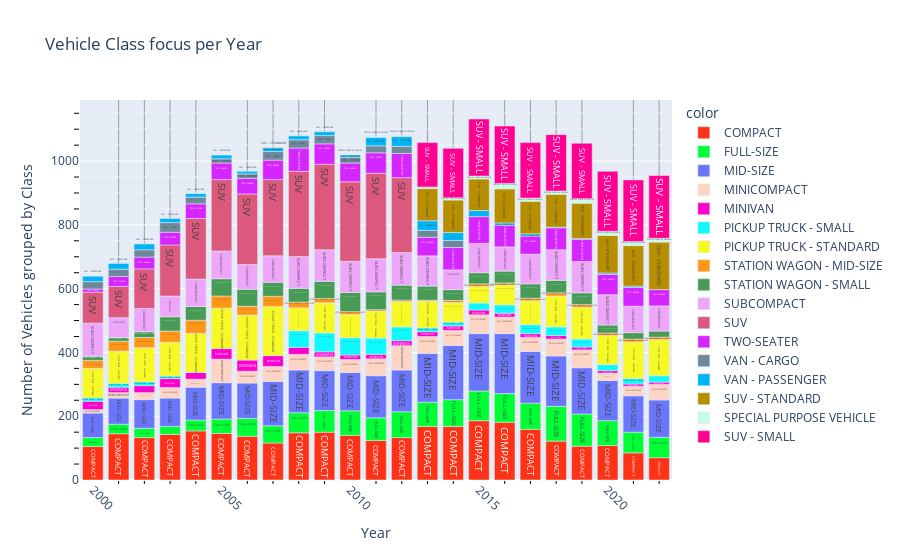

Notebook code for this chart:
### Code cell
Year = [x[0] for x in data_to_display.index]
Count = data_to_display['ID']['count'].values.tolist()
VehicleClass = [x[1] for x in data_to_display.index]
text = VehicleClass

fig = px.bar(x=Year, 
             y=Count, 
             color=VehicleClass, 
             color_discrete_sequence=px.colors.qualitative.Light24,
             title="Vehicle Class focus per Year",
             text=VehicleClass
             ) 

fig.update_layout(xaxis_title='Year',
                  yaxis_title='Number of Vehicles grouped by Class',
                  )

fig.update_xaxes(tickangle=45,minor=dict(tickcolor="black", showgrid=True))
fig.update_yaxes(minor=dict(ticklen=5, tickcolor="black", showgrid=True))
fig.update_layout(hovermode='closest')
fig.update_traces(hovertemplate= "<b>Class: %{text}</b><br>" + "Year: %{x}</br>" + "Count: %{y}<br>", selector=dict(type='bar'))

fig.show()

### Figure 1 — Plotly figure (JSON) as saved in the notebook; plotly's stock layout.template omitted (floating-point values rounded to 4 significant figures)
{"data": [{"alignmentgroup": "True", "hovertemplate": "<b>Class: %{text}</b><br>Year: %{x}</br>Count: %{y}<br>", "legendgroup": "COMPACT", "marker": {"color": "#FD3216", "pattern": {"shape": ""}}, "name": "COMPACT", "offsetgroup": "COMPACT", "orientation": "v", "showlegend": true, "text": ["COMPACT", "COMPACT", "COMPACT", "COMPACT", "COMPACT", "COMPACT", "COMPACT", "COMPACT", "COMPACT", "COMPACT", "COMPACT", "COMPACT", "COMPACT", "COMPACT", "COMPACT", "COMPACT", "COMPACT", "COMPACT", "COMPACT", "COMPACT", "COMPACT", "COMPACT", "COMPACT"], "textposition": "auto", "type": "bar", "x": [2000, 2001, 2002, 2003, 2004, 2005, 2006, 2007, 2008, 2009, 2010, 2011, 2012, 2013, 2014, 2015, 2016, 2017, 2018, 2019, 2020, 2021, 2022], "xaxis": "x", "y": [105, 145, 133, 143, 154, 146, 137, 116, 148, 150, 140, 124, 133, 168, 168, 186, 181, 159, 122, 106, 108, 85, 70], "yaxis": "y"}, {"alignmentgroup": "True", "hovertemplate": "<b>Class: %{text}</b><br>Year: %{x}</br>Count: %{y}<br>", "legendgroup": "FULL-SIZE", "marker": {"color": "#00FE35", "pattern": {"shape": ""}}, "name": "FULL-SIZE", "offsetgroup": "FULL-SIZE", "orientation": "v", "showlegend": true, "text": ["FULL-SIZE", "FULL-SIZE", "FULL-SIZE", "FULL-SIZE", "FULL-SIZE", "FULL-SIZE", "FULL-SIZE", "FULL-SIZE", "FULL-SIZE", "FULL-SIZE", "FULL-SIZE", "FULL-SIZE", "FULL-SIZE", "FULL-SIZE", "FULL-SIZE", "FULL-SIZE", "FULL-SIZE", "FULL-SIZE", "FULL-SIZE", "FULL-SIZE", "FULL-SIZE", "FULL-SIZE", "FULL-SIZE"], "textposition": "auto", "type": "bar", "x": [2000, 2001, 2002, 2003, 2004, 2005, 2006, 2007, 2008, 2009, 2010, 2011, 2012, 2013, 2014, 2015, 2016, 2017, 2018, 2019, 2020, 2021, 2022], "xaxis": "x", "y": [28, 30, 29, 25, 34, 45, 56, 54, 63, 68, 77, 71, 81, 76, 84, 93, 90, 82, 109, 101, 78, 65, 64], "yaxis": "y"}, {"alignmentgroup": "True", "hovertemplate": "<b>Class: %{text}</b><br>Year: %{x}</br>Count: %{y}<br>", "legendgroup": "MID-SIZE", "marker": {"color": "#6A76FC", "pattern": {"shape": ""}}, "name": "MID-SIZE", "offsetgroup": "MID-SIZE", "orientation": "v", "showlegend": true, "text": ["MID-SIZE", "MID-SIZE", "MID-SIZE", "MID-SIZE", "MID-SIZE", "MID-SIZE", "MID-SIZE", "MID-SIZE", "MID-SIZE", "MID-SIZE", "MID-SIZE", "MID-SIZE", "MID-SIZE", "MID-SIZE", "MID-SIZE", "MID-SIZE", "MID-SIZE", "MID-SIZE", "MID-SIZE", "MID-SIZE", "MID-SIZE", "MID-SIZE", "MID-SIZE"], "textposition": "auto", "type": "bar", "x": [2000, 2001, 2002, 2003, 2004, 2005, 2006, 2007, 2008, 2009, 2010, 2011, 2012, 2013, 2014, 2015, 2016, 2017, 2018, 2019, 2020, 2021, 2022], "xaxis": "x", "y": [77, 82, 90, 89, 103, 114, 111, 139, 134, 125, 120, 132, 131, 153, 170, 180, 188, 162, 158, 145, 126, 114, 117], "yaxis": "y"}, {"alignmentgroup": "True", "hovertemplate": "<b>Class: %{text}</b><br>Year: %{x}</br>Count: %{y}<br>", "legendgroup": "MINICOMPACT", "marker": {"color": "#FED4C4", "pattern": {"shape": ""}}, "name": "MINICOMPACT", "offsetgroup": "MINICOMPACT", "orientation": "v", "showlegend": true, "text": ["MINICOMPACT", "MINICOMPACT", "MINICOMPACT", "MINICOMPACT", "MINICOMPACT", "MINICOMPACT", "MINICOMPACT", "MINICOMPACT", "MINICOMPACT", "MINICOMPACT", "MINICOMPACT", "MINICOMPACT", "MINICOMPACT", "MINICOMPACT", "MINICOMPACT", "MINICOMPACT", "MINICOMPACT", "MINICOMPACT", "MINICOMPACT", "MINICOMPACT", "MINICOMPACT", "MINICOMPACT", "MINICOMPACT"], "textposition": "auto", "type": "bar", "x": [2000, 2001, 2002, 2003, 2004, 2005, 2006, 2007, 2008, 2009, 2010, 2011, 2012, 2013, 2014, 2015, 2016, 2017, 2018, 2019, 2020, 2021, 2022], "xaxis": "x", "y": [11, 17, 22, 33, 25, 74, 37, 47, 49, 43, 41, 53, 76, 53, 47, 59, 52, 44, 53, 56, 23, 30, 49], "yaxis": "y"}, {"alignmentgroup": "True", "hovertemplate": "<b>Class: %{text}</b><br>Year: %{x}</br>Count: %{y}<br>", "legendgroup": "MINIVAN", "marker": {"color": "#FE00CE", "pattern": {"shape": ""}}, "name": "MINIVAN", "offsetgroup": "MINIVAN", "orientation": "v", "showlegend": true, "text": ["MINIVAN", "MINIVAN", "MINIVAN", "MINIVAN", "MINIVAN", "MINIVAN", "MINIVAN", "MINIVAN", "MINIVAN", "MINIVAN", "MINIVAN", "MINIVAN", "MINIVAN", "MINIVAN", "MINIVAN", "MINIVAN", "MINIVAN", "MINIVAN", "MINIVAN", "MINIVAN", "MINIVAN", "MINIVAN", "MINIVAN"], "textposition": "auto", "type": "bar", "x": [2000, 2001, 2002, 2003, 2004, 2005, 2006, 2007, 2008, 2009, 2010, 2011, 2012, 2013, 2014, 2015, 2016, 2017, 2018, 2019, 2020, 2021, 2022], "xaxis": "x", "y": [26, 17, 22, 28, 21, 33, 35, 34, 22, 16, 14, 14, 16, 15, 14, 15, 12, 12, 11, 9, 8, 7, 7], "yaxis": "y"}, {"alignmentgroup": "True", "hovertemplate": "<b>Class: %{text}</b><br>Year: %{x}</br>Count: %{y}<br>", "legendgroup": "PICKUP TRUCK - SMALL", "marker": {"color": "#0DF9FF", "pattern": {"shape": ""}}, "name": "PICKUP TRUCK - SMALL", "offsetgroup": "PICKUP TRUCK - SMALL", "orientation": "v", "showlegend": true, "text": ["PICKUP TRUCK - SMALL", "PICKUP TRUCK - SMALL", "PICKUP TRUCK - SMALL", "PICKUP TRUCK - SMALL", "PICKUP TRUCK - SMALL", "PICKUP TRUCK - SMALL", "PICKUP TRUCK - SMALL", "PICKUP TRUCK - SMALL", "PICKUP TRUCK - SMALL", "PICKUP TRUCK - SMALL", "PICKUP TRUCK - SMALL", "PICKUP TRUCK - SMALL", "PICKUP TRUCK - SMALL", "PICKUP TRUCK - SMALL", "PICKUP TRUCK - SMALL", "PICKUP TRUCK - SMALL", "PICKUP TRUCK - SMALL", "PICKUP TRUCK - SMALL", "PICKUP TRUCK - SMALL", "PICKUP TRUCK - SMALL"], "textposition": "auto", "type": "bar", "x": [2000, 2001, 2002, 2003, 2004, 2008, 2009, 2010, 2011, 2012, 2013, 2014, 2015, 2016, 2017, 2018, 2019, 2020, 2021, 2022], "xaxis": "x", "y": [11, 12, 12, 8, 1, 52, 59, 54, 51, 43, 12, 12, 22, 26, 28, 27, 25, 19, 17, 20], "yaxis": "y"}, {"alignmentgroup": "True", "hovertemplate": "<b>Class: %{text}</b><br>Year: %{x}</br>Count: %{y}<br>", "legendgroup": "PICKUP TRUCK - STANDARD", "marker": {"color": "#F6F926", "pattern": {"shape": ""}}, "name": "PICKUP TRUCK - STANDARD", "offsetgroup": "PICKUP TRUCK - STANDARD", "orientation": "v", "showlegend": true, "text": ["PICKUP TRUCK - STANDARD", "PICKUP TRUCK - STANDARD", "PICKUP TRUCK - STANDARD", "PICKUP TRUCK - STANDARD", "PICKUP TRUCK - STANDARD", "PICKUP TRUCK - STANDARD", "PICKUP TRUCK - STANDARD", "PICKUP TRUCK - STANDARD", "PICKUP TRUCK - STANDARD", "PICKUP TRUCK - STANDARD", "PICKUP TRUCK - STANDARD", "PICKUP TRUCK - STANDARD", "PICKUP TRUCK - STANDARD", "PICKUP TRUCK - STANDARD", "PICKUP TRUCK - STANDARD", "PICKUP TRUCK - STANDARD", "PICKUP TRUCK - STANDARD", "PICKUP TRUCK - STANDARD", "PICKUP TRUCK - STANDARD", "PICKUP TRUCK - STANDARD", "PICKUP TRUCK - STANDARD", "PICKUP TRUCK - STANDARD", "PICKUP TRUCK - STANDARD"], "textposition": "auto", "type": "bar", "x": [2000, 2001, 2002, 2003, 2004, 2005, 2006, 2007, 2008, 2009, 2010, 2011, 2012, 2013, 2014, 2015, 2016, 2017, 2018, 2019, 2020, 2021, 2022], "xaxis": "x", "y": [92, 101, 107, 106, 122, 127, 141, 154, 72, 95, 73, 85, 79, 84, 62, 52, 62, 75, 97, 99, 91, 115, 113], "yaxis": "y"}, {"alignmentgroup": "True", "hovertemplate": "<b>Class: %{text}</b><br>Year: %{x}</br>Count: %{y}<br>", "legendgroup": "STATION WAGON - MID-SIZE", "marker": {"color": "#FF9616", "pattern": {"shape": ""}}, "name": "STATION WAGON - MID-SIZE", "offsetgroup": "STATION WAGON - MID-SIZE", "orientation": "v", "showlegend": true, "text": ["STATION WAGON - MID-SIZE", "STATION WAGON - MID-SIZE", "STATION WAGON - MID-SIZE", "STATION WAGON - MID-SIZE", "STATION WAGON - MID-SIZE", "STATION WAGON - MID-SIZE", "STATION WAGON - MID-SIZE", "STATION WAGON - MID-SIZE", "STATION WAGON - MID-SIZE", "STATION WAGON - MID-SIZE", "STATION WAGON - MID-SIZE", "STATION WAGON - MID-SIZE", "STATION WAGON - MID-SIZE", "STATION WAGON - MID-SIZE", "STATION WAGON - MID-SIZE", "STATION WAGON - MID-SIZE", "STATION WAGON - MID-SIZE", "STATION WAGON - MID-SIZE", "STATION WAGON - MID-SIZE", "STATION WAGON - MID-SIZE", "STATION WAGON - MID-SIZE", "STATION WAGON - MID-SIZE", "STATION WAGON - MID-SIZE"], "textposition": "auto", "type": "bar", "x": [2000, 2001, 2002, 2003, 2004, 2005, 2006, 2007, 2008, 2009, 2010, 2011, 2012, 2013, 2014, 2015, 2016, 2017, 2018, 2019, 2020, 2021, 2022], "xaxis": "x", "y": [25, 31, 32, 35, 41, 38, 28, 32, 18, 13, 9, 4, 5, 3, 6, 8, 7, 8, 10, 9, 8, 9, 8], "yaxis": "y"}, {"alignmentgroup": "True", "hovertemplate": "<b>Class: %{text}</b><br>Year: %{x}</br>Count: %{y}<br>", "legendgroup": "STATION WAGON - SMALL", "marker": {"color": "#479B55", "pattern": {"shape": ""}}, "name": "STATION WAGON - SMALL", "offsetgroup": "STATION WAGON - SMALL", "orientation": "v", "showlegend": true, "text": ["STATION WAGON - SMALL", "STATION WAGON - SMALL", "STATION WAGON - SMALL", "STATION WAGON - SMALL", "STATION WAGON - SMALL", "STATION WAGON - SMALL", "STATION WAGON - SMALL", "STATION WAGON - SMALL", "STATION WAGON - SMALL", "STATION WAGON - SMALL", "STATION WAGON - SMALL", "STATION WAGON - SMALL", "STATION WAGON - SMALL", "STATION WAGON - SMALL", "STATION WAGON - SMALL", "STATION WAGON - SMALL", "STATION WAGON - SMALL", "STATION WAGON - SMALL", "STATION WAGON - SMALL", "STATION WAGON - SMALL", "STATION WAGON - SMALL", "STATION WAGON - SMALL", "STATION WAGON - SMALL"], "textposition": "auto", "type": "bar", "x": [2000, 2001, 2002, 2003, 2004, 2005, 2006, 2007, 2008, 2009, 2010, 2011, 2012, 2013, 2014, 2015, 2016, 2017, 2018, 2019, 2020, 2021, 2022], "xaxis": "x", "y": [13, 12, 18, 45, 43, 54, 53, 44, 43, 54, 60, 56, 47, 44, 34, 35, 37, 45, 39, 37, 25, 20, 19], "yaxis": "y"}, {"alignmentgroup": "True", "hovertemplate": "<b>Class: %{text}</b><br>Year: %{x}</br>Count: %{y}<br>", "legendgroup": "SUBCOMPACT", "marker": {"color": "#EEA6FB", "pattern": {"shape": ""}}, "name": "SUBCOMPACT", "offsetgroup": "SUBCOMPACT", "orientation": "v", "showlegend": true, "text": ["SUBCOMPACT", "SUBCOMPACT", "SUBCOMPACT", "SUBCOMPACT", "SUBCOMPACT", "SUBCOMPACT", "SUBCOMPACT", "SUBCOMPACT", "SUBCOMPACT", "SUBCOMPACT", "SUBCOMPACT", "SUBCOMPACT", "SUBCOMPACT", "SUBCOMPACT", "SUBCOMPACT", "SUBCOMPACT", "SUBCOMPACT", "SUBCOMPACT", "SUBCOMPACT", "SUBCOMPACT", "SUBCOMPACT", "SUBCOMPACT", "SUBCOMPACT"], "textposition": "auto", "type": "bar", "x": [2000, 2001, 2002, 2003, 2004, 2005, 2006, 2007, 2008, 2009, 2010, 2011, 2012, 2013, 2014, 2015, 2016, 2017, 2018, 2019, 2020, 2021, 2022], "xaxis": "x", "y": [104, 62, 73, 65, 86, 87, 78, 83, 100, 99, 98, 104, 102, 95, 62, 92, 76, 93, 96, 98, 95, 83, 79], "yaxis": "y"}, {"alignmentgroup": "True", "hovertemplate": "<b>Class: %{text}</b><br>Year: %{x}</br>Count: %{y}<br>", "legendgroup": "SUV", "marker": {"color": "#DC587D", "pattern": {"shape": ""}}, "name": "SUV", "offsetgroup": "SUV", "orientation": "v", "showlegend": true, "text": ["SUV", "SUV", "SUV", "SUV", "SUV", "SUV", "SUV", "SUV", "SUV", "SUV", "SUV", "SUV", "SUV"], "textposition": "auto", "type": "bar", "x": [2000, 2001, 2002, 2003, 2004, 2005, 2006, 2007, 2008, 2009, 2010, 2011, 2012], "xaxis": "x", "y": [97, 98, 124, 160, 190, 224, 221, 239, 267, 268, 249, 268, 235], "yaxis": "y"}, {"alignmentgroup": "True", "hovertemplate": "<b>Class: %{text}</b><br>Year: %{x}</br>Count: %{y}<br>", "legendgroup": "TWO-SEATER", "marker": {"color": "#D626FF", "pattern": {"shape": ""}}, "name": "TWO-SEATER", "offsetgroup": "TWO-SEATER", "orientation": "v", "showlegend": true, "text": ["TWO-SEATER", "TWO-SEATER", "TWO-SEATER", "TWO-SEATER", "TWO-SEATER", "TWO-SEATER", "TWO-SEATER", "TWO-SEATER", "TWO-SEATER", "TWO-SEATER", "TWO-SEATER", "TWO-SEATER", "TWO-SEATER", "TWO-SEATER", "TWO-SEATER", "TWO-SEATER", "TWO-SEATER", "TWO-SEATER", "TWO-SEATER", "TWO-SEATER", "TWO-SEATER", "TWO-SEATER", "TWO-SEATER"], "textposition": "auto", "type": "bar", "x": [2000, 2001, 2002, 2003, 2004, 2005, 2006, 2007, 2008, 2009, 2010, 2011, 2012, 2013, 2014, 2015, 2016, 2017, 2018, 2019, 2020, 2021, 2022], "xaxis": "x", "y": [10, 31, 37, 40, 46, 52, 49, 61, 73, 64, 59, 64, 76, 58, 70, 84, 68, 57, 69, 70, 64, 59, 51], "yaxis": "y"}, {"alignmentgroup": "True", "hovertemplate": "<b>Class: %{text}</b><br>Year: %{x}</br>Count: %{y}<br>", "legendgroup": "VAN - CARGO", "marker": {"color": "#6E899C", "pattern": {"shape": ""}}, "name": "VAN - CARGO", "offsetgroup": "VAN - CARGO", "orientation": "v", "showlegend": true, "text": ["VAN - CARGO", "VAN - CARGO", "VAN - CARGO", "VAN - CARGO", "VAN - CARGO", "VAN - CARGO", "VAN - CARGO", "VAN - CARGO", "VAN - CARGO", "VAN - CARGO", "VAN - CARGO", "VAN - CARGO", "VAN - CARGO", "VAN - CARGO", "VAN - CARGO"], "textposition": "auto", "type": "bar", "x": [2000, 2001, 2002, 2003, 2004, 2005, 2006, 2007, 2008, 2009, 2010, 2011, 2012, 2013, 2014], "xaxis": "x", "y": [23, 23, 23, 30, 21, 13, 14, 27, 26, 26, 18, 22, 22, 22, 22], "yaxis": "y"}, {"alignmentgroup": "True", "hovertemplate": "<b>Class: %{text}</b><br>Year: %{x}</br>Count: %{y}<br>", "legendgroup": "VAN - PASSENGER", "marker": {"color": "#00B5F7", "pattern": {"shape": ""}}, "name": "VAN - PASSENGER", "offsetgroup": "VAN - PASSENGER", "orientation": "v", "showlegend": true, "text": ["VAN - PASSENGER", "VAN - PASSENGER", "VAN - PASSENGER", "VAN - PASSENGER", "VAN - PASSENGER", "VAN - PASSENGER", "VAN - PASSENGER", "VAN - PASSENGER", "VAN - PASSENGER", "VAN - PASSENGER", "VAN - PASSENGER", "VAN - PASSENGER", "VAN - PASSENGER", "VAN - PASSENGER", "VAN - PASSENGER", "VAN - PASSENGER", "VAN - PASSENGER", "VAN - PASSENGER", "VAN - PASSENGER", "VAN - PASSENGER", "VAN - PASSENGER", "VAN - PASSENGER"], "textposition": "auto", "type": "bar", "x": [2000, 2001, 2002, 2003, 2004, 2005, 2006, 2007, 2008, 2009, 2010, 2011, 2012, 2013, 2014, 2015, 2016, 2017, 2018, 2019, 2020, 2021], "xaxis": "x", "y": [17, 18, 18, 13, 11, 12, 8, 12, 12, 12, 8, 27, 31, 30, 25, 19, 7, 7, 2, 2, 4, 4], "yaxis": "y"}, {"alignmentgroup": "True", "hovertemplate": "<b>Class: %{text}</b><br>Year: %{x}</br>Count: %{y}<br>", "legendgroup": "SUV - STANDARD", "marker": {"color": "#B68E00", "pattern": {"shape": ""}}, "name": "SUV - STANDARD", "offsetgroup": "SUV - STANDARD", "orientation": "v", "showlegend": true, "text": ["SUV - STANDARD", "SUV - STANDARD", "SUV - STANDARD", "SUV - STANDARD", "SUV - STANDARD", "SUV - STANDARD", "SUV - STANDARD", "SUV - STANDARD", "SUV - STANDARD", "SUV - STANDARD", "SUV - STANDARD", "SUV - STANDARD"], "textposition": "auto", "type": "bar", "x": [2007, 2012, 2013, 2014, 2015, 2016, 2017, 2018, 2019, 2020, 2021, 2022], "xaxis": "x", "y": [1, 2, 101, 102, 99, 107, 102, 103, 111, 118, 127, 149], "yaxis": "y"}, {"alignmentgroup": "True", "hovertemplate": "<b>Class: %{text}</b><br>Year: %{x}</br>Count: %{y}<br>", "legendgroup": "SPECIAL PURPOSE VEHICLE", "marker": {"color": "#C9FBE5", "pattern": {"shape": ""}}, "name": "SPECIAL PURPOSE VEHICLE", "offsetgroup": "SPECIAL PURPOSE VEHICLE", "orientation": "v", "showlegend": true, "text": ["SPECIAL PURPOSE VEHICLE", "SPECIAL PURPOSE VEHICLE", "SPECIAL PURPOSE VEHICLE", "SPECIAL PURPOSE VEHICLE", "SPECIAL PURPOSE VEHICLE", "SPECIAL PURPOSE VEHICLE", "SPECIAL PURPOSE VEHICLE", "SPECIAL PURPOSE VEHICLE", "SPECIAL PURPOSE VEHICLE", "SPECIAL PURPOSE VEHICLE", "SPECIAL PURPOSE VEHICLE", "SPECIAL PURPOSE VEHICLE", "SPECIAL PURPOSE VEHICLE"], "textposition": "auto", "type": "bar", "x": [2010, 2011, 2012, 2013, 2014, 2015, 2016, 2017, 2018, 2019, 2020, 2021, 2022], "xaxis": "x", "y": [1, 1, 2, 5, 7, 9, 17, 10, 10, 14, 13, 13, 12], "yaxis": "y"}, {"alignmentgroup": "True", "hovertemplate": "<b>Class: %{text}</b><br>Year: %{x}</br>Count: %{y}<br>", "legendgroup": "SUV - SMALL", "marker": {"color": "#FF0092", "pattern": {"shape": ""}}, "name": "SUV - SMALL", "offsetgroup": "SUV - SMALL", "orientation": "v", "showlegend": true, "text": ["SUV - SMALL", "SUV - SMALL", "SUV - SMALL", "SUV - SMALL", "SUV - SMALL", "SUV - SMALL", "SUV - SMALL", "SUV - SMALL", "SUV - SMALL", "SUV - SMALL"], "textposition": "auto", "type": "bar", "x": [2013, 2014, 2015, 2016, 2017, 2018, 2019, 2020, 2021, 2022], "xaxis": "x", "y": [139, 155, 179, 180, 174, 177, 174, 188, 193, 197], "yaxis": "y"}], "layout": {"barmode": "relative", "hovermode": "closest", "legend": {"title": {"text": "color"}, "tracegroupgap": 0}, "title": {"text": "Vehicle Class focus per Year"}, "xaxis": {"anchor": "y", "domain": [0, 1], "minor": {"showgrid": true, "tickcolor": "black"}, "tickangle": 45, "title": {"text": "Year"}}, "yaxis": {"anchor": "x", "domain": [0, 1], "minor": {"showgrid": true, "tickcolor": "black", "ticklen": 5}, "title": {"text": "Number of Vehicles grouped by Class"}}}}
